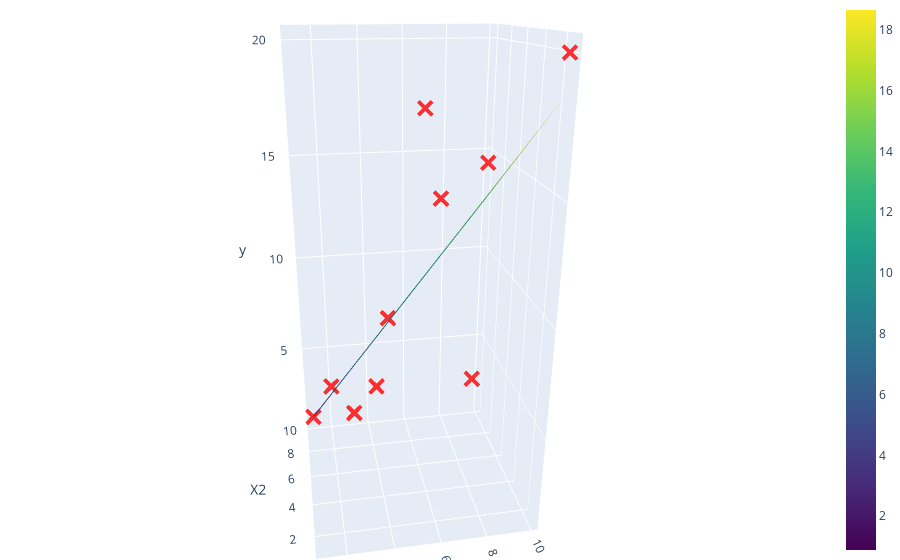

The code cell stored with this chart in its notebook:
### Code cell
import plotly.graph_objects as go
import numpy as np
import pandas as pd

# Define the 3D scatter plot data
scatter_data = go.Scatter3d(
    x=X_train['X1'],
    y=X_train['X2'],
    z=y_train['y'],
    mode='markers',
    marker=dict(
        color='red',
        symbol='x',
        size=6,  # Increase marker size for better visibility
        opacity=0.8  # Adjust opacity for better visibility
    ),
    name='Training Data'
)

# Define the 3D surface plot data
X_grid = np.linspace(min(X_train['X1']), max(X_train['X1']), 20)
Y_grid = np.linspace(min(X_train['X2']), max(X_train['X2']), 20)
X_grid, Y_grid = np.meshgrid(X_grid, Y_grid)
exog = pd.core.frame.DataFrame({'X1': X_grid.ravel(), 'X2': Y_grid.ravel()})
out = regressor.predict(exog)
surface_data = go.Surface(
    x=X_grid,
    y=Y_grid,
    z=out.reshape(20, 20),
    opacity=0.9,
    colorscale='viridis',
    name='Regression Surface'
)

# Create the 3D plot layout
layout = go.Layout(
    scene=dict(
        xaxis=dict(title='X1', gridcolor='white'),  # Customize grid color
        yaxis=dict(title='X2', gridcolor='white'),  # Customize grid color
        zaxis=dict(title='y', gridcolor='white'),   # Customize grid color
        camera=dict(
            eye=dict(x=1.2, y=-1.2, z=0.8),  # Adjust camera position for better view
            up=dict(x=0, y=0, z=1)
        ),
        aspectmode='data',  # Ensure equal aspect ratio for axes
    ),
    margin=dict(l=0, r=0, b=0, t=0),  # Adjust margin for larger view
    autosize=True,  # Automatically adjust the plot size
)

# Create the 3D figure
fig = go.Figure(data=[scatter_data, surface_data], layout=layout)

# Show the figure
fig.show()

### Figure 1 — Plotly figure (JSON) as saved in the notebook; plotly's stock layout.template omitted (floating-point values rounded to 4 significant figures; data arrays with more than 128 entries replaced by an {"elided": "..."} marker saying what was removed)
{"data": [{"marker": {"color": "red", "opacity": 0.8, "size": 6, "symbol": "x"}, "mode": "markers", "name": "Training Data", "type": "scatter3d", "x": [1, 2, 3, 4, 5, 6, 7, 8, 9, 10], "y": [4, 8, 7, 6, 9, 2, 10, 3, 7.5, 1], "z": [5, 4, 3, 5, 7, 15, 17, 16, 4, 20]}, {"colorscale": [[0, "#440154"], [0.1111, "#482878"], [0.2222, "#3e4989"], [0.3333, "#31688e"], [0.4444, "#26828e"], [0.5556, "#1f9e89"], [0.6667, "#35b779"], [0.7778, "#6ece58"], [0.8889, "#b5de2b"], [1, "#fde725"]], "name": "Regression Surface", "opacity": 0.9, "type": "surface", "x": {"elided": "20x20 float values"}, "y": {"elided": "20x20 float values"}, "z": {"elided": "20x20 float values"}}], "layout": {"autosize": true, "margin": {"b": 0, "l": 0, "r": 0, "t": 0}, "scene": {"aspectmode": "data", "aspectratio": {"x": 0.7779, "y": 0.7779, "z": 1.652}, "camera": {"center": {"x": 0, "y": 0, "z": 0}, "eye": {"x": -0.3826, "y": -2.153, "z": 0.9084}, "projection": {"type": "perspective"}, "up": {"x": 0, "y": 0, "z": 1}}, "xaxis": {"gridcolor": "white", "title": {"text": "X1"}, "type": "linear"}, "yaxis": {"gridcolor": "white", "title": {"text": "X2"}, "type": "linear"}, "zaxis": {"gridcolor": "white", "title": {"text": "y"}, "type": "linear"}}}}
